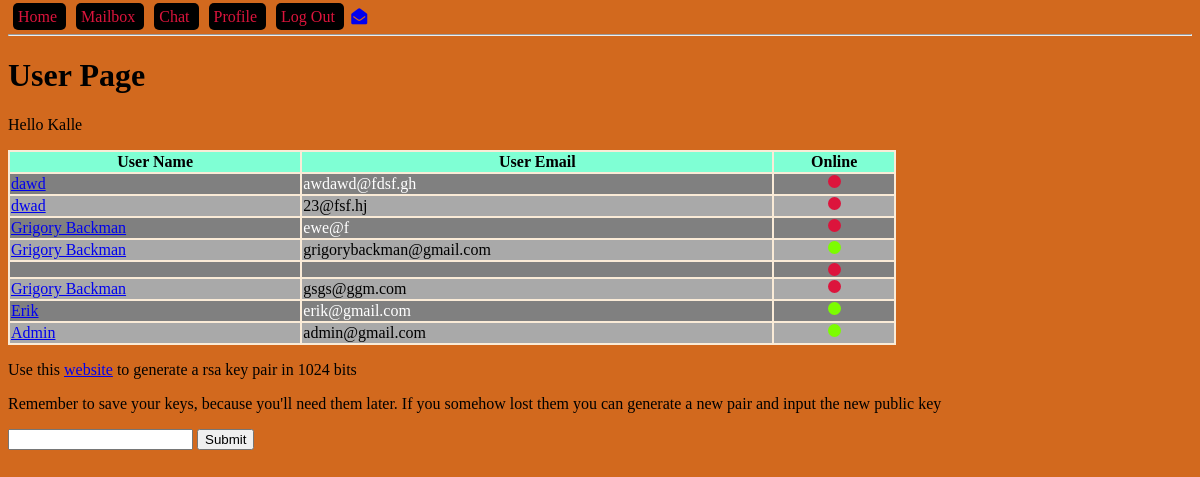
Screenshot of /profile (signed in) with the database file from the repository.
### models.py (models this page shows, shortened)
class User(db.Model):
    id = db.Column(db.Integer, primary_key=True, autoincrement=True)
    name = db.Column(db.String(150))
    email = db.Column(db.String(150), unique=True)
    password = db.Column(db.String(100))
    admin = db.Column(db.BOOLEAN, default=False)
    online = db.Column(db.BOOLEAN, default=False)
    public_key = db.Column(db.String)
    sent_messages = db.relationship('Message', backref='sender', lazy=True)
    recv_messages = db.relationship('Message', secondary=message_recv, lazy='subquery',
                                    backref=db.backref('receivers', lazy=True))

### blueprints/user/__init__.py (the view)
@bp_user.get('/profile')
@login_required
def user_get():
    users = get_all_but_current_user()
    return render_template("user.html", users=users)

### app.py (called while the page is built)
def create_app():
    app = Flask(__name__)
    app.config['SECRET_KEY'] = '123secret'
    app.config['SQLALCHEMY_TRACK_MODIFICATIONS'] = False
    app.config['SQLALCHEMY_DATABASE_URI'] = 'sqlite:///db.sqlite'
    db.init_app(app)
    login_manager = LoginManager()
    login_manager.init_app(app)
    @login_manager.user_loader
    def load_user(user_id):
        from models import User
        return User.query.filter_by(id=user_id).first()
    from blueprints.open import bp_open
    app.register_blueprint(bp_open)
    from blueprints.user import bp_user
    app.register_blueprint(bp_user)
    from blueprints.api import bp_api
    app.register_blueprint(bp_api, url_prefix="/api/v1.0")
    from blueprints.admin import bp_admin
    app.register_blueprint(bp_admin)
    from blueprints.ajax import bp_ajax
    app.register_blueprint(bp_ajax)
    return app

### controllers/user_controller.py (called while the page is built)
def get_all_but_current_user():
    from models import User
    user = current_user
    return User.query.filter(User.id != user.id).all()

### templates/user.html (shortened to what this page needs)
{% extends "base-template.html" %}
{% block content %}
    <h1 id="main-heading">User Page</h1>
    <p>Hello {{ current_user.name }}</p>
    <table>
        <tr>
            <th>User Name</th>
            <th>User Email</th>
            <th>Online</th>
        </tr>
        {% for user in users %}
        <tr>
            <td><a href="{{url_for('bp_user.message_get', user_id=user.id) }}">{{ user.name}}</a></td>
            <td>{{user.email}}</td>
            <td class="center-content">
            {% if user.online %}
                <div class="circle online"></div>
                {% else %}
                <div class="circle offline"></div>
                {% endif %}
            </td>
       </tr>
        {% endfor %}
    </table>
<p>Use this <a href="https://www.devglan.com/online-tools/rsa-encryption-decryption"> website</a> to generate a rsa key pair in 1024 bits </p>
    <p>Remember to save your keys, because you'll need them later. If you somehow lost them you can generate a new pair and input the new public key</p>
    <form action="{{ url_for('bp_user.public_key_post') }}" method="POST">
        <label>
            <input type="text" name="publicKey">
        </label>
        <input type="submit">
    </form>
{% endblock %}

### static/css/main.css (style rules this page uses)
body { background-color: chocolate; }
table { width: 75%; background: antiquewhite; }
th { background: aquamarine; }
tr:nth-child(odd) { background: darkgray; }
tr:nth-child(even) { background: gray; color: white; }
.center-content { display:flex; allign-items: center; alligh-content: center; }
.circle { margin: 0 auto; width: 13px; height: 13px; border-radius: 50%; }
.online { background: lawngreen; }
.offline { background:crimson; }

### rows the page displays
User: name "Kalle"
User: name "dawd", email "awdawd@fdsf.gh", online False (drawn)
User: name "dwad", email "23@fsf.hj", online False (drawn)
User: name "Grigory Backman", email "ewe@f", online False (drawn)
User: name "Grigory Backman", email "grigorybackman@gmail.com", online True (drawn)
User: online False (drawn)
User: name "Grigory Backman", email "gsgs@ggm.com", online False (drawn)
User: name "Erik", email "erik@gmail.com", online True (drawn)
User: name "Admin", email "admin@gmail.com", online True (drawn)
